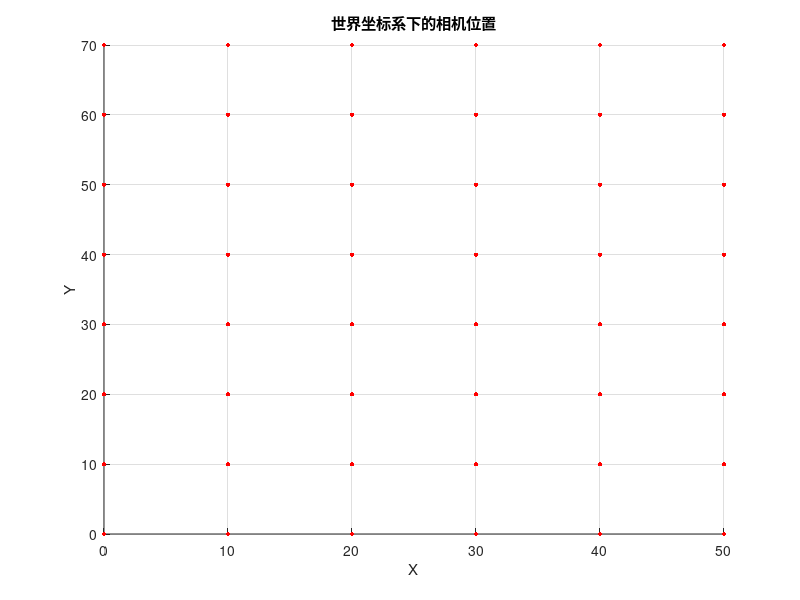

Write the MATLAB code that produced this figure. (Note: this script raises an error after producing the figure.)
clc; clear; close all;

% 1. 相机内参 
width = 640; height = 480;
alpha = 800; % fx
beta = 800;  % fy
u0 = width / 2;
v0 = height / 2;
K_true = [alpha, 0, u0; 0, beta, v0; 0, 0, 1];

fprintf('真实内参矩阵 K:\n');
disp(K_true);

% 2. 棋盘格
% 假设棋盘格在世界坐标系的 Z=0 平面上
square_size = 10; 
board_size = [8, 6]; % 8行6列的角点
[X, Y] = meshgrid(0:board_size(2)-1, 0:board_size(1)-1);
world_points = [X(:)*square_size, Y(:)*square_size, zeros(numel(X), 1)]'; 

% 3. 模拟不同角度拍摄图片 (外参)
num_images = 3;
image_points = cell(1, num_images);
extrinsics = cell(1, num_images);

figure; hold on; grid on;
plot3(world_points(1,:), world_points(2,:), world_points(3,:), 'r.', 'MarkerSize', 10);
title('世界坐标系下的相机位置');
xlabel('X'); ylabel('Y'); zlabel('Z');

for i = 1:num_images
    % 随机生成旋转 (欧拉角) 和 平移
    % 让相机位于标定板上方一定距离，并随机倾斜
    r_angles = (rand(1, 3) - 0.5) * 1.0; % 随机旋转弧度
    R = rotationVectorToMatrix(r_angles); 
    t = [rand*20; rand*20; 1000 + rand*200]; % Z轴距离约1000mm
    
    % 保存外参
    extrinsics{i}.R = R;
    extrinsics{i}.t = t;
    
    % 绘制相机位置
    cam_center = -R' * t;
    plot3(cam_center(1), cam_center(2), cam_center(3), 'bo', 'MarkerSize', 8);
    text(cam_center(1), cam_center(2), cam_center(3), sprintf('Cam %d', i));
    
    % 4. 投影到像素平面 (P = K * [R|t] * P_w)
    P_c = R * world_points + repmat(t, 1, size(world_points, 2)); % 转换到相机坐标系
    P_norm = P_c(1:2, :) ./ P_c(3, :); % 归一化平面坐标 (x/z, y/z)
    
    % 转换到像素坐标
    uv = K_true(1:2, 1:2) * P_norm + K_true(1:2, 3);
    image_points{i} = uv;
end

axis equal;
view(3);

save('synthetic_calib_data.mat', 'world_points', 'image_points', 'K_true', 'extrinsics');

% 罗德里格斯公式
function R = rotationVectorToMatrix(r)
    theta = norm(r);
    if theta < eps
        R = eye(3);
    else
        k = r / theta;
        K = [0 -k(3) k(2); k(3) 0 -k(1); -k(2) k(1) 0];
        R = eye(3) + sin(theta)*K + (1-cos(theta))*K^2; % 罗德里格斯公式
    end
end
